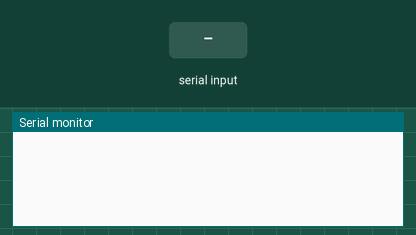
A program run on a simulated ATtiny2313, built with avr-gcc and emulated at 8 MHz. On the bench: the last lines printed to the serial monitor. The test bench sets the inputs (shaded band).

Above: at 1.2 s.
1.3 s: "a" received over Serial
At 2.3 s:
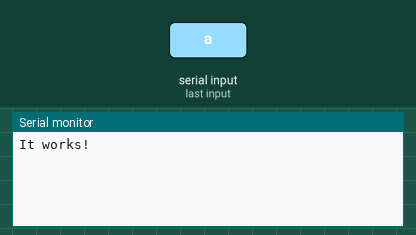
2.8 s: "1" received over Serial
At 3.4 s:
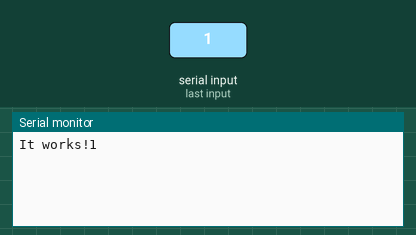

The program:

main.c
```c
// (licence header left out)
#include <avr/io.h>
#include <util/delay.h>
#include "usart.h"
#undef F_CPU
#define F_CPU   8000000UL


int main( void )
{
	char c;

        init_usart();
    while(1)
	{


        c=getc_usart();
         if (c)
         {
             if (c == 'a'){
                putstr_usart("It works!");
                c=0;
            }
            else{
                putc_usart(c);
            }

             c=0;
         }
	}

}
```

fw_usart.c
```c
// (licence header left out)
#include <avr/io.h>
#include <avr/interrupt.h>
#include "fw_usart.h"
//#define DEBUG_USART

ISR (USART_RX_vect)
{
    char recivedByte;
    recivedByte = UDR;
    rbuffer[r_buf_in] = recivedByte;
    r_buf_in = ( (r_buf_in+1) % RXSIZE); //Updates input pointer of the RX buffer.
                                         //No black magic here, if you need help with circular buffers, check the wikipedia article.
    #ifdef DEBUG_USART
        _fw_putc_usart('q');
    #endif
}

ISR (USART_UDRE_vect)
{
    if (t_buf_in != t_buf_out) /* Checks if transmit buffer is not empty.
                                (NOTE: in this condition, buffer could be full, but we only care for a buffer empty condition).*/
        {
            UDR = tbuffer[t_buf_out]; //load the transmit shift register with corresponding byte.
            t_buf_out = ( (t_buf_out+1) % TXSIZE); //increment circular buffer OUT pointer by 1.
        }
    else
        {
			//If no data as been writen to UDR, we need to disable UDRE interrupt manually.
            UCSRB &= ~(1<<UDRIE);
        }
}

//************************************************************
//; _fw_usart_init() initialize USART circuitry and buffers
//************************************************************
void _fw_init_usart(void)
{
    //initialize circular buffers
    t_buf_out = r_buf_out = t_buf_in = r_buf_in = 0;
    t_last_op = r_last_op = 0;

    UBRRH = (_FW_BAUDRATE >> 8);			//Load baudrate (see _fw_usart.h)
    UBRRL = (_FW_BAUDRATE);
    UCSRC |= ((1<<UCSZ0) | (1<<UCSZ1));		//8 Bit data, 1 bit stop, no parity.
    UCSRB |= ( (1 << RXEN) | (1 << TXEN) );	//Enable Tx and Rx circuitry.
    UCSRB |= (1 << RXCIE);					//Enable Rx complete interrupt. (UDR empty interrupt will be enabled in putc routine)
    sei();									//Enable global interrupts
}

//*****************************************************************
//;_fw_getc_usart() gets a single character from reception buffer
//*****************************************************************
unsigned char _fw_getc_usart(void)
{
    char c;
    if (r_buf_in != r_buf_out) //If reception buffer not empty...
    {
        c = rbuffer[r_buf_out];
		r_last_op = LAST_OP_READ;
		r_buf_out = ((r_buf_out + 1) % RXSIZE);
        #ifdef DEBUG_USART
            _fw_putc_usart('i');
        #endif
		return c;
    }
    else
    {
        return 0;
    }

}
//*****************************************************************
//;_fw_putc_usart() puts a single character to transmission buffer
//*****************************************************************

void _fw_putc_usart(unsigned char c)
{
	tbuffer[t_buf_in] = c;

	t_last_op = LAST_OP_WRITE;
	t_buf_in = ((t_buf_in + 1) % TXSIZE);

	UCSRB |= (1 << UDRIE);  //enable UDR empty interrupt.
}
```

fw_usart.h
```c
// (licence header left out)
//Macros
#define BAUDRATE 9600
#define _FW_BAUDRATE ((F_CPU / (BAUDRATE * 16UL))-1)
#define LAST_OP_READ 1
#define LAST_OP_WRITE 2
#define TXSIZE 16
#define RXSIZE 16
#define BUFFSIZE 16

//Circular Buffer
volatile unsigned char tbuffer[TXSIZE];
volatile unsigned char rbuffer[RXSIZE];

volatile unsigned char t_buf_in;
volatile unsigned char t_buf_out;
volatile unsigned char t_last_op;  /*extra variable to know if the last operation was a read o write to the buffer
                                   in case that buf_end and buf_start are the same*/
volatile unsigned char r_buf_in;
volatile unsigned char r_buf_out;
volatile unsigned char r_last_op;

//Prototypes
void _fw_init_usart(void);
void _fw_putc_usart(unsigned char c);
unsigned char _fw_getc_usart(void);
```

usart.c
```c
// (licence header left out)
#include <stdlib.h>
#include "usart.h"

char _usart_initialized = 0;

void init_usart(void)
{
    _fw_init_usart();
    _usart_initialized = 1; //sets global flag to 1 indicating an initialized USART peripheral
}

//*****************************************************************
//; getc_usart() gets a single character from usart firmware layer
//*****************************************************************
char getc_usart(void)
{
    if (_usart_initialized == 0){
        return -1;
    }
    return _fw_getc_usart();

}
//*********************************************************************
//; putc_usart(char c) puts a single character to usart firmware layer
//*********************************************************************
char putc_usart(char c)
{
    if (_usart_initialized == 0){
        return -1;
    }
    _fw_putc_usart(c);
    return 0;

}
//*********************************************************************************
//; putstr_usart(char* str) sends a null terminated string to usart firmware layer
//*********************************************************************************
char putstr_usart(char* str)
{
    int i=0;
    if (_usart_initialized == 0){
        return -1;
    }

    do
    {
        _fw_putc_usart( (char) str[i] );
    }while ((char)str[++i] != 0);
    return 0;
}


//****************************************************************************************************************************
//;charToBin (unsigned char character, char* ret) convert "character" to binary and saves it on "ret" buffer  (needs stdlib.h)
//****************************************************************************************************************************
void charToBin (unsigned char character, char* ret)
{
    itoa(character,ret,2);
}
```

usart.h
```c
// (licence header left out)
//prototypes
#include "fw_usart.h"
#include <stdlib.h>

void init_usart(void);
char getc_usart(void);
char putc_usart(char c);
char putstr_usart(char* str);
void charToBin (unsigned char character, char* ret); /*function to return the binary decomposition of a char.
                                                        Usefull for usart debugging*/
```

Measured:
- after the input at 1.3 s, the serial monitor: prints a new line at once (image 1)
- after the input at 2.8 s, the serial monitor: prints a new line at once (image 2)
